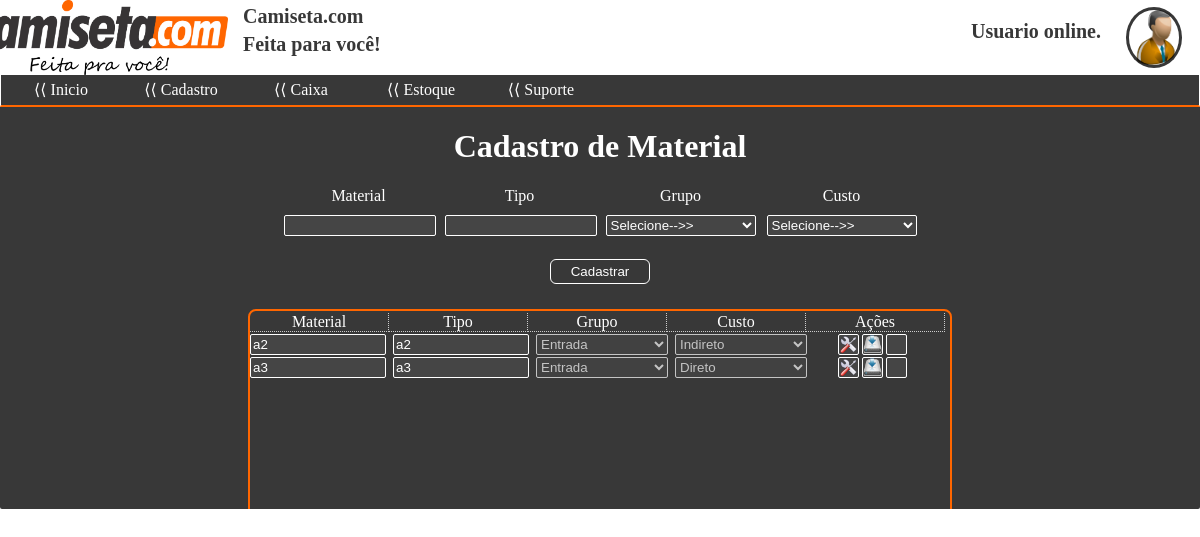
Before: /cadastro/material.php with the older database file.
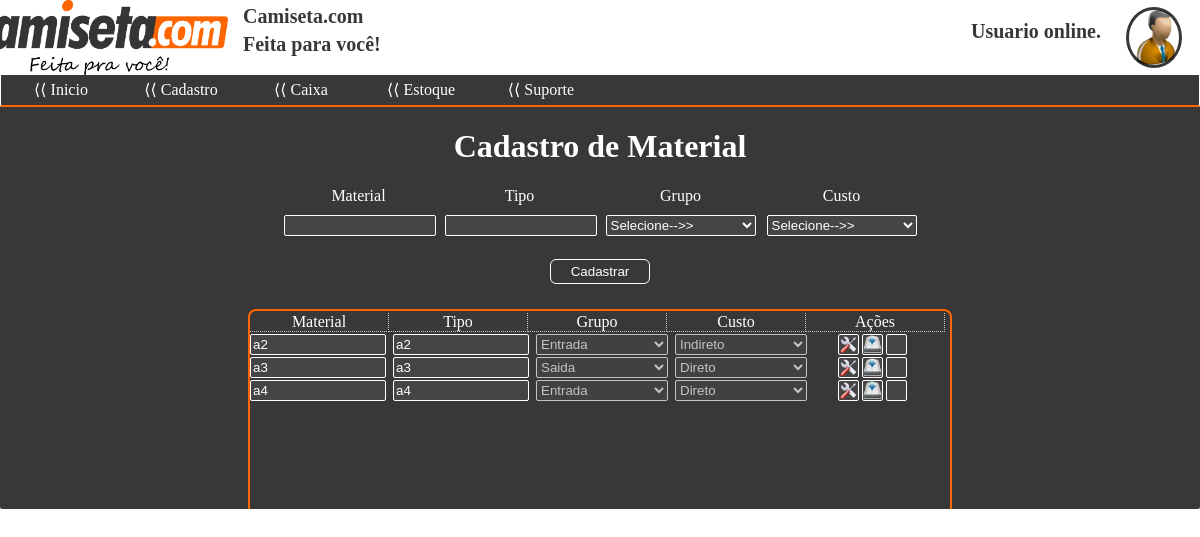
After: the same page with the newer database file.
### tables this page shows
CREATE TABLE IF NOT EXISTS `material` (
`id` int(11) NOT NULL,
  `material` varchar(50) NOT NULL,
  `tipo` varchar(50) NOT NULL,
  `grupo` varchar(50) NOT NULL,
  `custo` varchar(50) NOT NULL,
  `estoque` int(11) NOT NULL
);

### cadastro/material.php (the view, shortened to what this page needs)
<?php
	include '../include/header.php';
	include '../include/menu.php';
$exibir_material = $PDO->prepare("SELECT * FROM material");
$exibir_material->execute();
$rows_material = $exibir_material->fetch(PDO::FETCH_ASSOC);
?>
<h1>Cadastro de Material</h1>
<form class="cadastro" method="post">
	<div class="lcadastro">
		<label>Material</label>
		<input name="material" type="text" class="text" required>
	</div>
	<div class="lcadastro">
		<label>Tipo</label>
		<input name="tipo" type="text" class="text" required>
	</div>
	<div class="lcadastro">
		<label>Grupo</label>
		<select name="grupo" required>
			<option selected disabled>Selecione-->></option>
		</select>
	</div>
	<div class="lcadastro">
		<label>Custo</label>
		<select name="custo" required>
			<option selected disabled>Selecione-->></option>
		</select>
	</div>
	<div>
		<input name="btn_mat" id="btn_mat" type="submit" class="button" value="Cadastrar">
	</div>
</form>
<div class="exibir">
	<div class="header">
		<div>Material</div>
		<div>Tipo</div>
		<div>Grupo</div>
		<div>Custo</div>
		<div>Ações</div>
	</div>
<?php
	if($rows_material > 0):
		do{
?>
	<div class="material">
	<form method="post">
		<input id="material_new<?=$rows_material['id'];?>" name="material_new<?=$rows_material['id'];?>" type="text" class="edit" value="<?=$rows_material['material'];?>" disabled>
		<input id="tipo_new<?=$rows_material['id'];?>" name="tipo_new<?=$rows_material['id'];?>" type="text" class="edit" value="<?=$rows_material['tipo'];?>" disabled>
		<select id="grupo_new<?=$rows_material['id'];?>" name="grupo_new<?=$rows_material['id'];?>" disabled>
			<option selected><?=$rows_material['grupo'];?></option>
		</select>
		<select id="custo_new<?=$rows_material['id'];?>" name="custo_new<?=$rows_material['id'];?>" disabled>
			<option selected><?=$rows_material['custo'];?></option>
		</select>
		<div>
		<input id="editar<?=$rows_material['id'];?>" name="editar<?=$rows_material['id'];?>" type="button" id="editar" class="editar" value="" title="Editar" required>
		<input id="salvar<?=$rows_material['id'];?>" name="salvar<?=$rows_material['id'];?>" type="submit" id="salvar" class="salvar" value="" title="Salvar" required>
		<input id="excluir<?=$rows_material['id'];?>" name="excluir<?=$rows_material['id'];?>" type="submit" id="excluir" class="excluir" value="" title="Deletar" required>
	</form>
		</div>
	</div>
<?php
	}while($rows_material = $exibir_material->fetch(PDO::FETCH_ASSOC));
else:
	echo "Nenhum material cadastrado!";
endif;
?>
</div>
<?php
	include '../include/rodape.php';
?>

### include/header.php (shortened to what this page needs)
<!DOCTYPE html PUBLIC "-//W3C//DTD XHTML 1.0 Transitional//EN" "http://www.w3.org/TR/xhtml1/DTD/xhtml1-transitional.dtd">
<html xmlns="http://www.w3.org/1999/xhtml" id="tela">
<head>
<link rel="stylesheet" type="text/css" href="<?=URL;?>/css/estilo.css">
</head>
<body>
	<div class="topo">
		<div class="logo">
		</div>
		<div class="name">
			<h2>Camiseta.com</h2>
			<h3>Feita para você!</h3>
		</div>
		<div class="usuario">
			<h2>Usuario online.</h2>
		</div>
		<div class="img_user">
		</div>
	</div>

### include/menu.php (shortened to what this page needs)
<div class="menu">
		<div>
			<a href="<?=URL;?>index.php"><span>&lang;&lang; Inicio</span></a>
		</div>
		<div class="drop">
			<span>&lang;&lang; Cadastro</span>
		</div>
		<div class="drop">
			<span>&lang;&lang; Caixa</span>
		</div>
		<div class="drop">
			<span>&lang;&lang; Estoque</span>
		</div>
		<div>
			<a href="<?=URL;?>suporte.php"><span>&lang;&lang; Suporte</span></a>
		</div>
	</div>
	<div class="content" id="content">
		<div class="conteudo">

### include/rodape.php (shortened to what this page needs)
</body>
</html>

Changed rows visible on the page:
changed material: grupo+id "Entrada" → "Saida"
added material: material "a4", tipo "a4", grupo+id "Entrada", custo+id "Direto"
